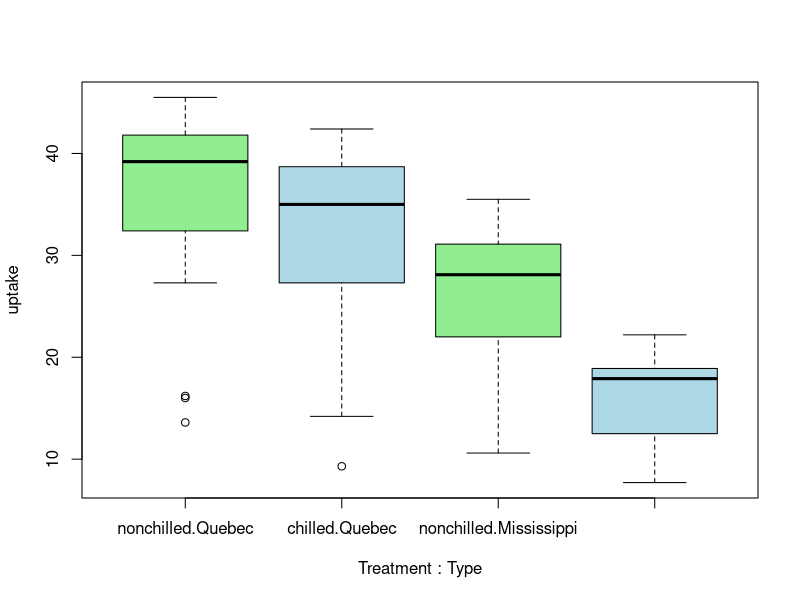

Source code (R):
## Week 5 Lab
# Anne Gidley
# adirkes

## Exercise 1
data(CO2)
boxplot(uptake~Treatment*Type, data=CO2,col=(c("lightgreen","lightblue")))
CO2.aov = aov(uptake~Treatment+Type, data=CO2)
# summary(CO2.aov)
# results: significant differences for type and treatment
# F-stat (treatment) = 14.95
# F-stat (type) = 50.92

Type.effect = model.tables(CO2.aov, "effects",se=TRUE)$tables$Type
Type.effect
# there is a significant effect of type on CO2 uptake
# the fact that the effect for Quebec = -effect for Missisippi shows
# that each type has the same magnitude of effect, but opposite results
Treat.effect = model.tables(CO2.aov, "effects",se=TRUE)$tables$Treatment
Treat.effect
# there is a significant effect of treatment on CO2 uptake
# the fact that the effect for chilled = - effect for nonchilled shows
# that each type affects the plants in opposite ways, but with equal magnitudes


## Exercise 2
CO2.aov.2 = lm(uptake~Treatment+Type, data=CO2)
summary(CO2.aov.2)
# results show that there are significant effects of Type and Treatment on uptake
# p < 0.001
# The linear model fits the data when both treatment and type affect uptake.
